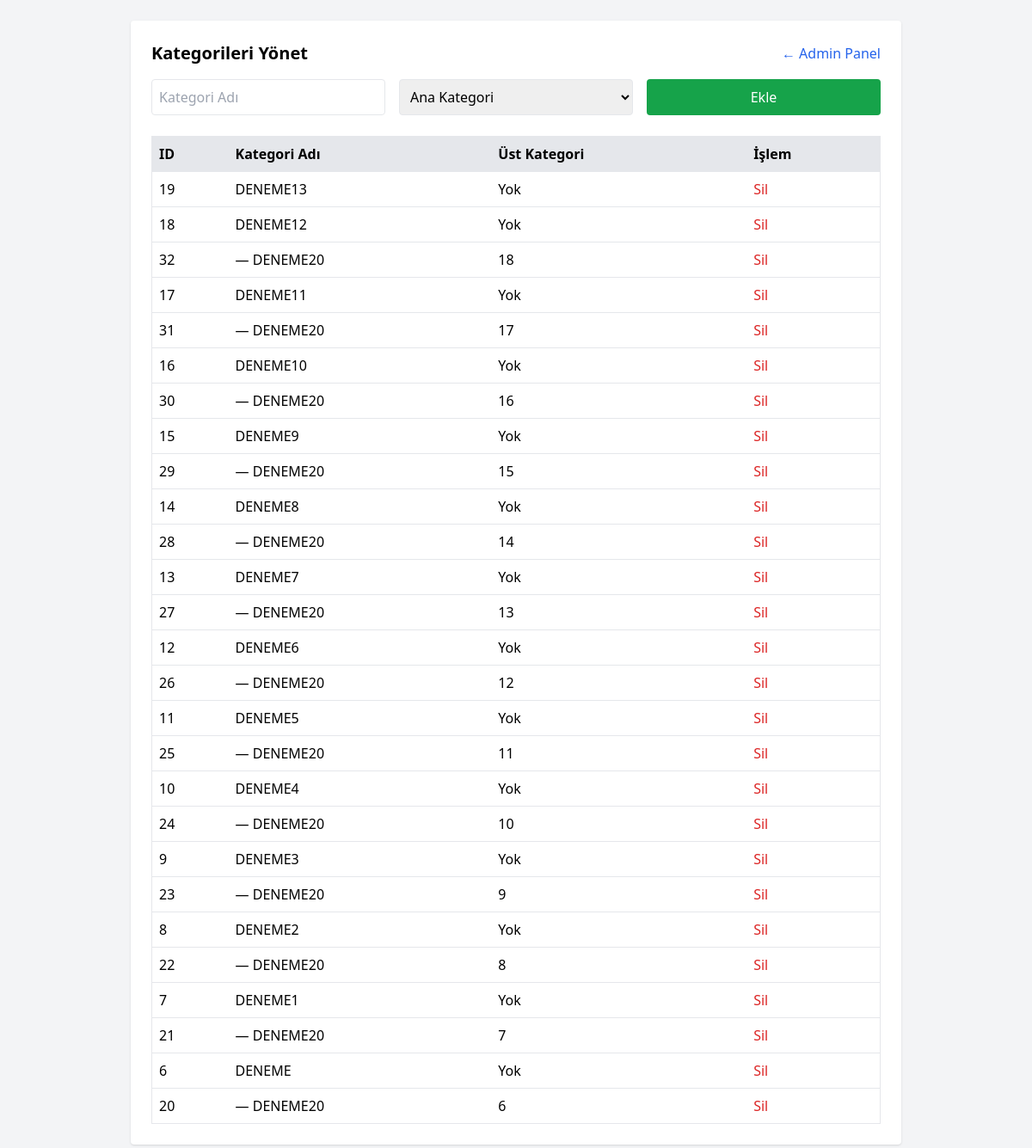
Screenshot of /admin/categories.php (signed in) with the database file from the repository.
### tables this page shows
CREATE TABLE `categories` (
  `id` int(11) NOT NULL,
  `name` varchar(255) NOT NULL,
  `parent_id` int(11) DEFAULT NULL,
  `created_at` timestamp NOT NULL DEFAULT current_timestamp()
);

### admin/categories.php (the view, shortened to what this page needs)
<?php
require_once '../includes/db.php';
$all_categories = $pdo->query("SELECT * FROM categories ORDER BY id DESC")->fetchAll(PDO::FETCH_ASSOC);
function getCategoriesTree($categories, $parent_id = null, $level = 0) {
  $tree = '';
  foreach ($categories as $cat) {
      if ($cat['parent_id'] == $parent_id) {
          $indent = str_repeat('— ', $level);
          $tree .= "<tr class='border-t'>
              <td class='p-2'>{$cat['id']}</td>
              <td class='p-2'>{$indent}" . htmlspecialchars($cat['name']) . "</td>
              <td class='p-2'>" . ($cat['parent_id'] ?? 'Yok') . "</td>
              <td class='p-2'><a href='?delete={$cat['id']}' onclick='return confirm(\"Silmek istediğinize emin misiniz?\")' class='text-red-600 hover:underline'>Sil</a></td>
          </tr>";
          $tree .= getCategoriesTree($categories, $cat['id'], $level + 1);
      }
  }
  return $tree;
}
?>
<!DOCTYPE html>
<html lang="tr">
<head>
  <script src="https://cdn.tailwindcss.com"></script>
</head>
<body class="bg-gray-100 p-6">
  <div class="max-w-4xl mx-auto bg-white p-6 rounded shadow">
    <div class="flex justify-between items-center mb-4">
      <h2 class="text-xl font-bold">Kategorileri Yönet</h2>
      <a href="dashboard.php" class="text-blue-600 hover:underline">← Admin Panel</a>
    </div>
    <form method="POST" class="grid grid-cols-1 md:grid-cols-3 gap-4 mb-6">
      <input type="text" name="name" placeholder="Kategori Adı" required class="border p-2 rounded">
      <select name="parent_id" class="border p-2 rounded">
        <option value="">Ana Kategori</option>
      </select>
      <button type="submit" class="bg-green-600 hover:bg-green-700 text-white rounded px-4 py-2">Ekle</button>
    </form>
    <table class="w-full border">
    <thead>
  <tr class="bg-gray-200 text-left">
    <th class="p-2">ID</th>
    <th class="p-2">Kategori Adı</th>
    <th class="p-2">Üst Kategori</th>
    <th class="p-2">İşlem</th>
  </tr>
</thead>
      <tbody>
        <?= getCategoriesTree($all_categories) ?>
      </tbody>
    </table>
  </div>
</body>
</html>

### rows the page displays
categories: id "19", name "DENEME13", parent "Yok"
categories: id "18", name "DENEME12", parent "Yok"
categories: id "32", indent "—", name "DENEME20", parent "18"
categories: id "17", name "DENEME11", parent "Yok"
categories: id "31", indent "—", name "DENEME20", parent "17"
categories: id "16", name "DENEME10", parent "Yok"
categories: id "30", indent "—", name "DENEME20", parent "16"
categories: id "15", name "DENEME9", parent "Yok"
categories: id "29", indent "—", name "DENEME20", parent "15"
categories: id "14", name "DENEME8", parent "Yok"
categories: id "28", indent "—", name "DENEME20", parent "14"
categories: id "13", name "DENEME7", parent "Yok"
categories: id "27", indent "—", name "DENEME20", parent "13"
categories: id "12", name "DENEME6", parent "Yok"
categories: id "26", indent "—", name "DENEME20", parent "12"
categories: id "11", name "DENEME5", parent "Yok"
categories: id "25", indent "—", name "DENEME20", parent "11"
categories: id "10", name "DENEME4", parent "Yok"
categories: id "24", indent "—", name "DENEME20", parent "10"
categories: id "9", name "DENEME3", parent "Yok"
categories: id "23", indent "—", name "DENEME20", parent "9"
categories: id "8", name "DENEME2", parent "Yok"
categories: id "22", indent "—", name "DENEME20", parent "8"
categories: id "7", name "DENEME1", parent "Yok"
categories: id "21", indent "—", name "DENEME20", parent "7"
categories: id "6", name "DENEME", parent "Yok"
categories: id "20", indent "—", name "DENEME20", parent "6"
